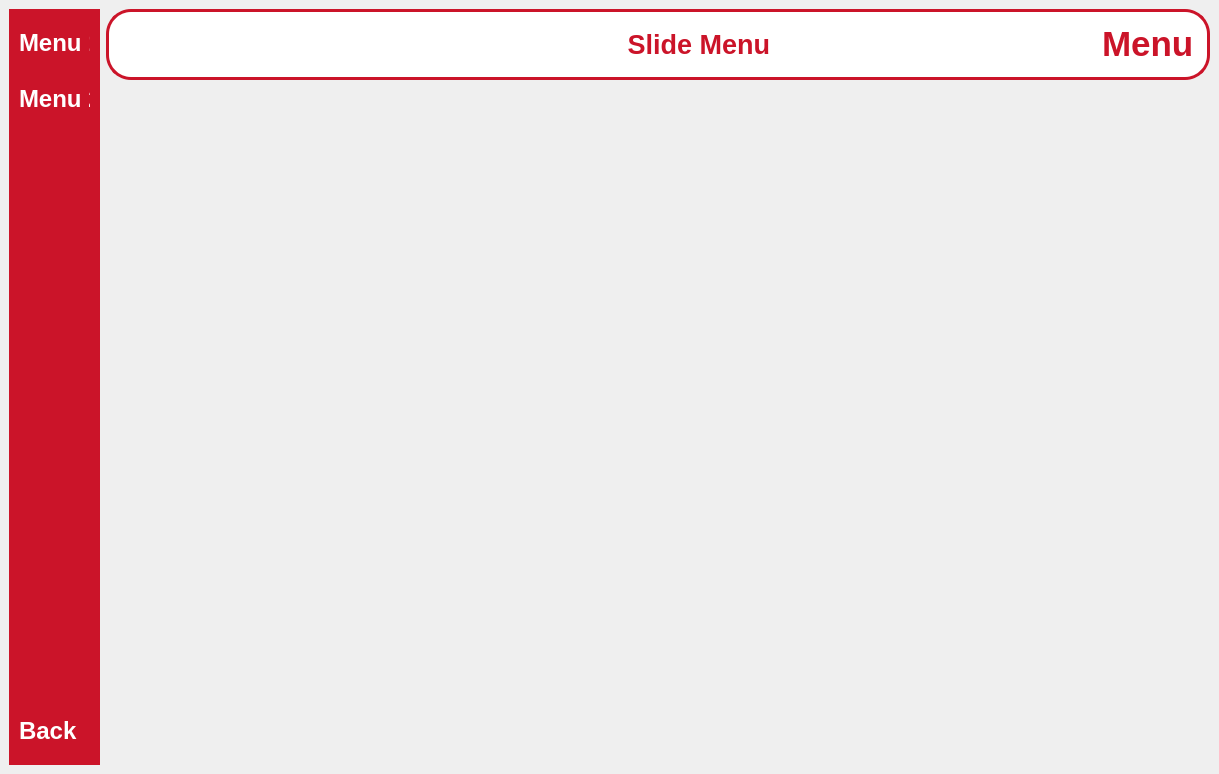
<?xml version="1.0" encoding="UTF-8"?>
<ui version="4.0">
 <class>MainWindow</class>
 <widget class="QMainWindow" name="MainWindow">
  <property name="geometry">
   <rect>
    <x>0</x>
    <y>0</y>
    <width>1219</width>
    <height>774</height>
   </rect>
  </property>
  <property name="windowTitle">
   <string>Slide Menu</string>
  </property>
  <widget class="QWidget" name="centralwidget">
   <layout class="QGridLayout" name="gridLayout_2">
    <item row="0" column="0" rowspan="2">
     <widget class="QWidget" name="leftmenuwidget" native="true">
      <property name="minimumSize">
       <size>
        <width>91</width>
        <height>0</height>
       </size>
      </property>
      <property name="maximumSize">
       <size>
        <width>91</width>
        <height>16777215</height>
       </size>
      </property>
      <property name="font">
       <font>
        <pointsize>8</pointsize>
       </font>
      </property>
      <property name="styleSheet">
       <string notr="true">QWidget#leftmenuwidget{

	background-color: rgb(203, 20, 41);

}

</string>
      </property>
      <layout class="QGridLayout" name="gridLayout">
       <item row="1" column="0">
        <widget class="QPushButton" name="menu2">
         <property name="minimumSize">
          <size>
           <width>0</width>
           <height>50</height>
          </size>
         </property>
         <property name="font">
          <font>
           <pointsize>18</pointsize>
           <weight>75</weight>
           <bold>true</bold>
          </font>
         </property>
         <property name="styleSheet">
          <string notr="true">color: rgb(255, 255, 255);
text-align: left;
</string>
         </property>
         <property name="text">
          <string>Menu 2</string>
         </property>
         <property name="icon">
          <iconset resource="select.qrc">
           <normaloff>:/select/selectbutton.ico</normaloff>:/select/selectbutton.ico</iconset>
         </property>
         <property name="iconSize">
          <size>
           <width>60</width>
           <height>60</height>
          </size>
         </property>
         <property name="flat">
          <bool>true</bool>
         </property>
        </widget>
       </item>
       <item row="3" column="0">
        <widget class="QPushButton" name="backbutton">
         <property name="minimumSize">
          <size>
           <width>0</width>
           <height>50</height>
          </size>
         </property>
         <property name="font">
          <font>
           <pointsize>18</pointsize>
           <weight>75</weight>
           <bold>true</bold>
          </font>
         </property>
         <property name="styleSheet">
          <string notr="true">color: rgb(255, 255, 255);
text-align: left;
</string>
         </property>
         <property name="text">
          <string>Back</string>
         </property>
         <property name="icon">
          <iconset resource="backbutton.qrc">
           <normaloff>:/backbutton/backbutton.ico</normaloff>:/backbutton/backbutton.ico</iconset>
         </property>
         <property name="iconSize">
          <size>
           <width>60</width>
           <height>60</height>
          </size>
         </property>
         <property name="autoDefault">
          <bool>false</bool>
         </property>
         <property name="default">
          <bool>false</bool>
         </property>
         <property name="flat">
          <bool>true</bool>
         </property>
        </widget>
       </item>
       <item row="0" column="0">
        <widget class="QPushButton" name="menu1">
         <property name="minimumSize">
          <size>
           <width>0</width>
           <height>50</height>
          </size>
         </property>
         <property name="font">
          <font>
           <pointsize>18</pointsize>
           <weight>75</weight>
           <bold>true</bold>
          </font>
         </property>
         <property name="styleSheet">
          <string notr="true">color: rgb(255, 255, 255);
text-align: left;
</string>
         </property>
         <property name="text">
          <string>Menu 1</string>
         </property>
         <property name="icon">
          <iconset resource="select.qrc">
           <normaloff>:/select/selectbutton.ico</normaloff>:/select/selectbutton.ico</iconset>
         </property>
         <property name="iconSize">
          <size>
           <width>60</width>
           <height>60</height>
          </size>
         </property>
         <property name="flat">
          <bool>true</bool>
         </property>
        </widget>
       </item>
       <item row="2" column="0">
        <spacer name="verticalSpacer">
         <property name="orientation">
          <enum>Qt::Vertical</enum>
         </property>
         <property name="sizeHint" stdset="0">
          <size>
           <width>20</width>
           <height>40</height>
          </size>
         </property>
        </spacer>
       </item>
      </layout>
     </widget>
    </item>
    <item row="0" column="1">
     <widget class="QWidget" name="gridWidget" native="true">
      <property name="sizePolicy">
       <sizepolicy hsizetype="Minimum" vsizetype="Preferred">
        <horstretch>0</horstretch>
        <verstretch>0</verstretch>
       </sizepolicy>
      </property>
      <property name="minimumSize">
       <size>
        <width>0</width>
        <height>71</height>
       </size>
      </property>
      <property name="maximumSize">
       <size>
        <width>16777215</width>
        <height>71</height>
       </size>
      </property>
      <property name="styleSheet">
       <string notr="true">QWidget#gridWidget{
border:3px solid rgb(203, 20, 41);
border-radius:25px;
	background-color: rgb(255, 255, 255);

}</string>
      </property>
      <layout class="QHBoxLayout" name="horizontalLayout_2">
       <item>
        <widget class="QLabel" name="label_2">
         <property name="sizePolicy">
          <sizepolicy hsizetype="Minimum" vsizetype="Fixed">
           <horstretch>0</horstretch>
           <verstretch>0</verstretch>
          </sizepolicy>
         </property>
         <property name="font">
          <font>
           <pointsize>20</pointsize>
           <weight>75</weight>
           <bold>true</bold>
          </font>
         </property>
         <property name="styleSheet">
          <string notr="true">color: rgb(203, 20, 41);</string>
         </property>
         <property name="text">
          <string>                         Slide Menu</string>
         </property>
         <property name="alignment">
          <set>Qt::AlignCenter</set>
         </property>
        </widget>
       </item>
       <item>
        <widget class="QPushButton" name="menubutton">
         <property name="sizePolicy">
          <sizepolicy hsizetype="Fixed" vsizetype="Fixed">
           <horstretch>0</horstretch>
           <verstretch>0</verstretch>
          </sizepolicy>
         </property>
         <property name="font">
          <font>
           <pointsize>26</pointsize>
           <weight>75</weight>
           <bold>true</bold>
          </font>
         </property>
         <property name="styleSheet">
          <string notr="true">
#menubutton{
text-align: left;
	color: rgb(203, 20, 41);
}</string>
         </property>
         <property name="text">
          <string>Menu</string>
         </property>
         <property name="icon">
          <iconset resource="menubutton.qrc">
           <normaloff>:/menubutton/menubutton.ico</normaloff>:/menubutton/menubutton.ico</iconset>
         </property>
         <property name="iconSize">
          <size>
           <width>60</width>
           <height>60</height>
          </size>
         </property>
         <property name="flat">
          <bool>true</bool>
         </property>
        </widget>
       </item>
      </layout>
     </widget>
    </item>
    <item row="1" column="1">
     <widget class="QStackedWidget" name="stackedWidget">
      <property name="sizePolicy">
       <sizepolicy hsizetype="Expanding" vsizetype="Expanding">
        <horstretch>0</horstretch>
        <verstretch>0</verstretch>
       </sizepolicy>
      </property>
      <widget class="QWidget" name="page"/>
      <widget class="QWidget" name="page_2"/>
     </widget>
    </item>
   </layout>
  </widget>
 </widget>
 <resources>
  <include location="menubutton.qrc"/>
  <include location="backbutton.qrc"/>
  <include location="select.qrc"/>
 </resources>
 <connections/>
</ui>
